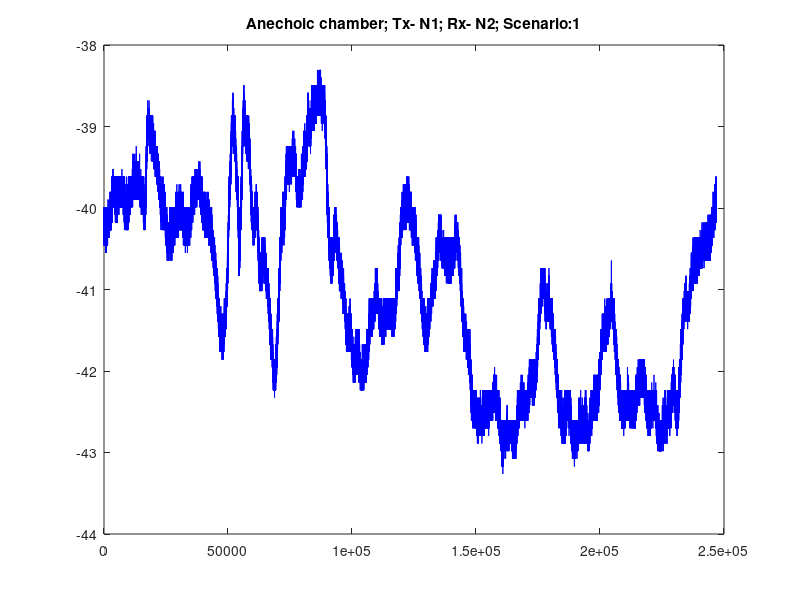
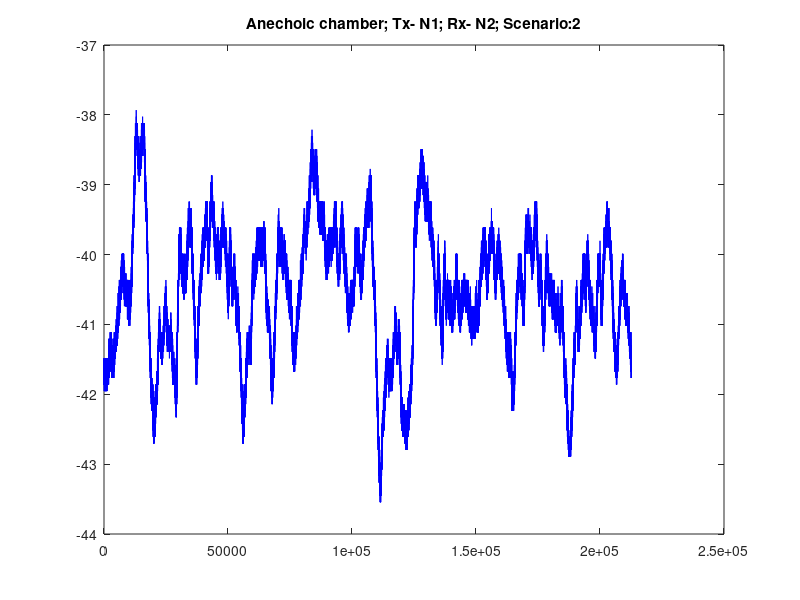
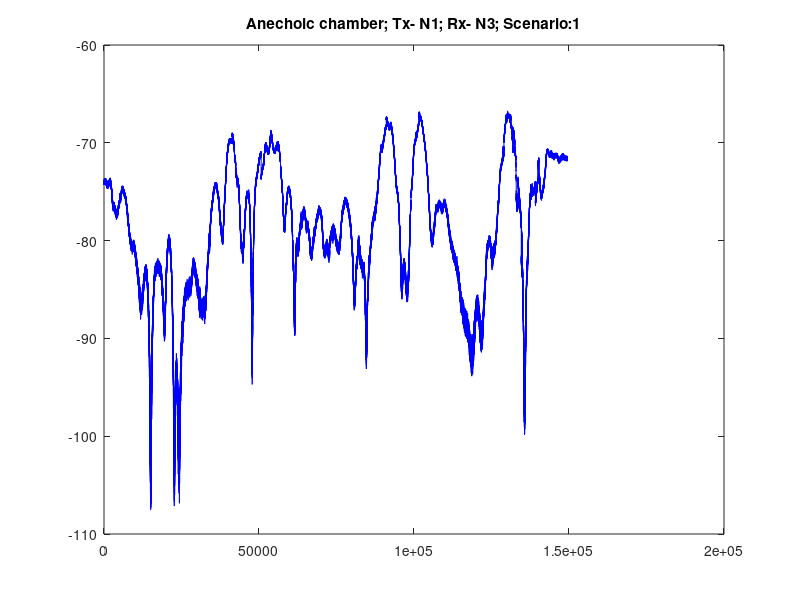
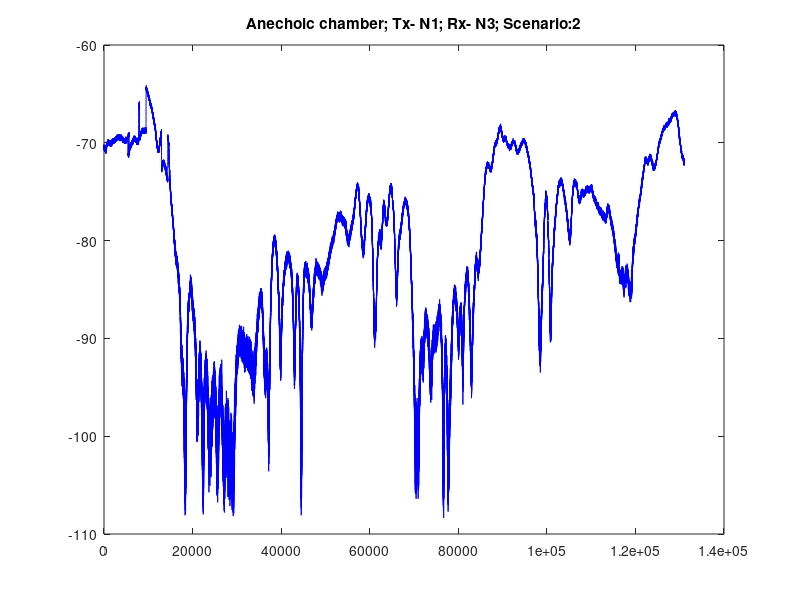

Source code (MATLAB) for these figures, in order:
%to plot Anechoic%

load('A_N1_Tx_N2_Rx_S1_S2.mat')

figure;    plot(P_dBm_out_n1_structure.vector_out_1,'b');   
title('Anechoic chamber; Tx- N1; Rx- N2; Scenario:1')    
figure;    plot(P_dBm_out_n1_structure.vector_out_2,'b');    
title('Anechoic chamber; Tx- N1; Rx- N2; Scenario:2')

%%
load('A_N1_Tx_N3_Rx_S1_S2.mat')

figure;    plot(P_dBm_out_n1_structure.vector_out_1,'b');   
title('Anechoic chamber; Tx- N1; Rx- N3; Scenario:1')    
figure;    plot(P_dBm_out_n1_structure.vector_out_2,'b');    
title('Anechoic chamber; Tx- N1; Rx- N3; Scenario:2')

%%
load('A_N2_Tx_N1_Rx_S1_S2.mat')

figure;    plot(P_dBm_out_n1_structure.vector_out_1,'b');   
title('Anechoic chamber; Tx- N2; Rx- N1; Scenario:1')    
figure;    plot(P_dBm_out_n1_structure.vector_out_2,'b');    
title('Anechoic chamber; Tx- N2; Rx- N1; Scenario:2')

%%
load('A_N2_Tx_N3_Rx_S1_S2.mat')

figure;    plot(P_dBm_out_n1_structure.vector_out_1,'b');   
title('Anechoic chamber; Tx- N2; Rx- N3; Scenario:1')    
figure;    plot(P_dBm_out_n1_structure.vector_out_2,'b');    
title('Anechoic chamber; Tx- N2; Rx- N3; Scenario:2')

%%
load('A_N3_Tx_N1_Rx_S1_S2.mat')

figure;    plot(P_dBm_out_n1_structure.vector_out_1,'b');   
title('Anechoic chamber; Tx- N3; Rx- N1; Scenario:1')    
figure;    plot(P_dBm_out_n1_structure.vector_out_2,'b');    
title('Anechoic chamber; Tx- N3; Rx- N1; Scenario:2')

%%
load('A_N3_Tx_N2_Rx_S1_S2.mat')

figure;    plot(P_dBm_out_n1_structure.vector_out_1,'b');   
title('Anechoic chamber; Tx- N3; Rx- N2; Scenario:1')    
figure;    plot(P_dBm_out_n1_structure.vector_out_2,'b');    
title('Anechoic chamber; Tx- N3; Rx- N2; Scenario:2')